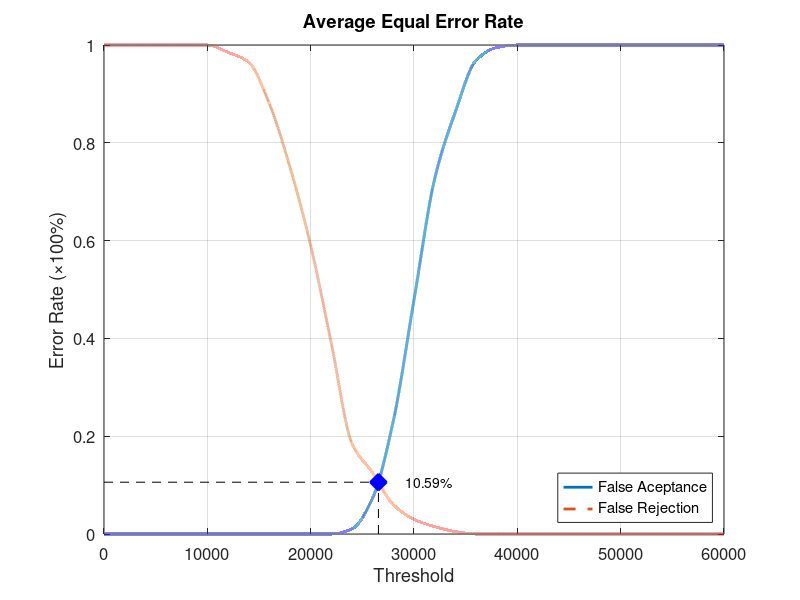
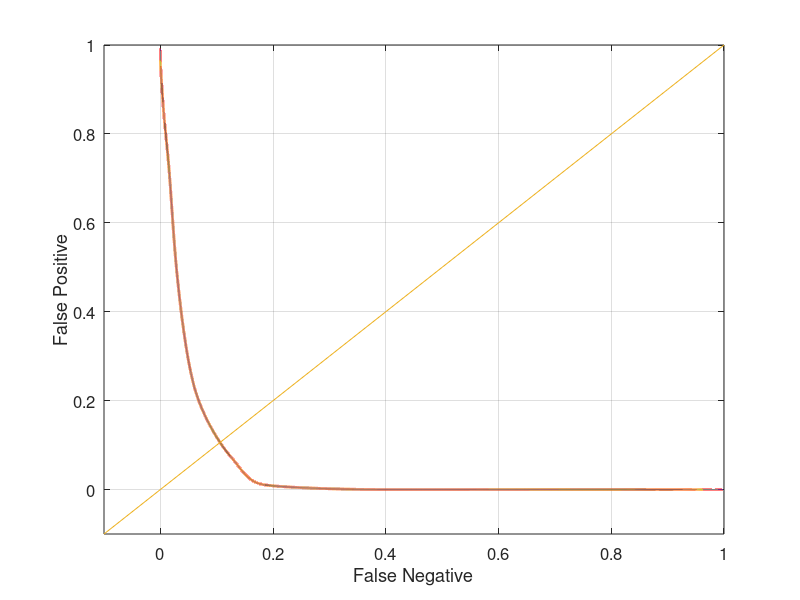

Write the MATLAB code that produced these figures, in order.
function yEER = Database5_3
close all;
clear;
clc;
x = 0:2000:60000;
xq = 0:0.5:60000;

y0 = [0 0 0 0 0 0 0 0 0 0 0 0 0.0105263 0.0736842 0.231579 0.478947 0.726316 0.863158 0.968421 0.994737 1 1 1 1 1 1 1 1 1 1 1];
yy0 = interp1(x, y0, xq, 'pchip');
y1 = [1 1 1 1 1 1 0.985 0.965 0.88 0.75 0.59 0.39 0.185 0.125 0.06 0.03 0.015 0.005 0 0 0 0 0 0 0 0 0 0 0 0 0];
yy1 = interp1(x, y1, xq, 'pchip');

% Calculating EER: 
y2 = abs(y0 - y1);
find(y2 == min(y2))
yy2 = abs(yy0 - yy1);
xEER = find(yy2 == min(yy2));
xEERIndex = xq(xEER) % X-axis EER
yEER = yy0(xEER) % Y-axis EER

main = figure
plot(xq, yy0,'-','LineWidth', 2);	hold on
plot(xq, yy1,'--','LineWidth', 2);	hold on
plot([xEERIndex xEERIndex], [0 yEER], 'k--');	hold on
plot([0 xEERIndex], [yEER yEER], 'k--');	hold on
plot(xEERIndex, yEER, 'bx', 'LineWidth', 10);	hold on
text(xEERIndex + 10 * xEERIndex / 100, yEER, [num2str(round((10000 * yEER)) / 100) '%'])
legend('False Aceptance', 'False Rejection', 'Location', 'SouthEast')
xlabel('Threshold')
ylabel('Error Rate (\times100%)')
title('Average Equal Error Rate')
set(gca, 'FontSize', 12)
axis([0 60000 0 1])
grid on

print(main, 'Database5_3Main', '-dpng');
FNRxFPR = figure('Color', [1 1 1]);
plot(yy1, yy0, '-', yy1, yy0, 'LineWidth', 2);
hold on
y = -0.1:0.1:1
plot(y, y); 
set(gca, 'FontSize', 12)
xlabel('False Negative')
ylabel('False Positive')
axis([-0.1 1 -0.1 1])
set(gca, 'FontSize', 12)
grid on

print(FNRxFPR, 'Database5_3FNRxFPR','-dpng');
end
